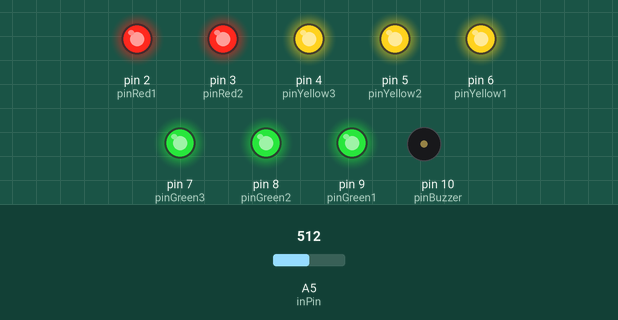
Recording of a sketch running on a simulated Arduino Uno, built with avr-gcc and run on an emulated ATmega328P. Parts: output pins drawn as LEDs (lit = HIGH), buzzer (waves = sounding). The inputs (shaded band) are chosen by the test bench; at power-on: A5 (inPin) = 512.

Above: at 0.15 s.
Timing chart, 0 to 0.3 s (numbered marks = the images above; inputs shaded):
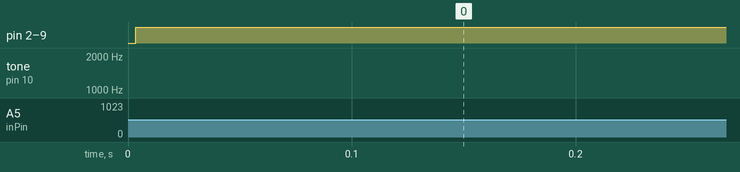

The sketch:

emf_detector.ino
```cpp
#define NUMREADINGS 15
const int inPin = 5;
const int pinRed1 = 2;
const int pinRed2 = 3;
const int pinYellow1 = 6;
const int pinYellow2 = 5;
const int pinYellow3 = 4;
const int pinGreen1 = 9;
const int pinGreen2 = 8;
const int pinGreen3 = 7;
const int pinBuzzer = 10;
bool ledStateRed1 = LOW;
bool ledStateRed2 = LOW;
bool ledStateYellow1 = LOW;
bool ledStateYellow2 = LOW;
bool ledStateYellow3 = LOW;
bool ledStateGreen1 = HIGH;
bool ledStateGreen2 = LOW;
bool ledStateGreen3 = LOW;
int readings[NUMREADINGS];                // the readings from the analog input
int index = 0;                            // the index of the current reading
int total = 0;                            // the running total
int average = 0;                          // average of the reading
int senseLimit = 15;
int val = 0;
int buzzerTone = 0;

void setup() {

  pinMode(pinRed1, OUTPUT);
  pinMode(pinRed2, OUTPUT);
  pinMode(pinYellow1, OUTPUT);
  pinMode(pinYellow2, OUTPUT);
  pinMode(pinYellow3, OUTPUT);
  pinMode(pinGreen1, OUTPUT);
  pinMode(pinGreen2, OUTPUT);
  pinMode(pinGreen3, OUTPUT);
  pinMode(pinBuzzer, OUTPUT);
  Serial.begin(9600);

}

void loop() {
  initialize();                               // leds come back to the  initial state after one reading
  val = analogRead(inPin);                    // reads the values from antenna
  if(val >= 1) {
    val = constrain(val, 1, senseLimit);
    val = map(val, 1, senseLimit, 1, 1023);
    total -= readings[index];
    readings[index] = val;
    total += readings[index];
    index = (index + 1);
    if (index >= NUMREADINGS) {
      index = 0;
    }
    average = total / NUMREADINGS;
    if (average >  50) {                // if the average is over 50
      ledStateGreen2 = HIGH;           // light the second Green LED
    }
    else {
      ledStateGreen2 = LOW;
    }

    if (average > 250) {
      ledStateGreen3 = HIGH;
    }
    else {
      ledStateGreen3 = LOW;
    }

    if (average > 350) {
      ledStateYellow1 = HIGH;
    }
    else {
      ledStateYellow1 = LOW;
    }

    if (average > 550) {
      ledStateYellow2 = HIGH;
      buzzerTone += 1000;
      noTone(pinBuzzer);
      tone(pinBuzzer, buzzerTone, 1000);
    }
    else {
      ledStateYellow2 = LOW;
    }

    if (average > 650) {
      ledStateYellow3 = HIGH;
      buzzerTone += 500;
      noTone(pinBuzzer);
      tone(pinBuzzer, buzzerTone, 1000);
    }
    else {
      ledStateYellow3 = LOW;
      buzzerTone -= 500;
    }

    if (average > 850) {
      buzzerTone += 500;
      noTone(pinBuzzer);
      tone(pinBuzzer, buzzerTone, 100);
      ledStateRed1 = HIGH;
    }
    else {
      buzzerTone -= 500;
      ledStateRed1 = LOW;
    }

    if (average > 950) {
      buzzerTone += 500;
      noTone(pinBuzzer);
      tone(pinBuzzer, buzzerTone, 100);
      ledStateRed2 = HIGH;
    }
    else {
      buzzerTone -= 500;
      ledStateRed2 = LOW;
    }
  }
  showLeds();
}

void showLeds() {
  digitalWrite(pinRed1, ledStateRed1);
  digitalWrite(pinRed2, ledStateRed2);
  digitalWrite(pinYellow1, ledStateYellow1);
  digitalWrite(pinYellow2, ledStateYellow2);
  digitalWrite(pinYellow3, ledStateYellow3);
  digitalWrite(pinGreen1, ledStateGreen1);
  digitalWrite(pinGreen2, ledStateGreen2);
  digitalWrite(pinGreen3, ledStateGreen3);
}

void initialize() {
  buzzerTone = 0;
  ledStateGreen1 = HIGH;
  ledStateGreen2 = LOW;
  ledStateGreen3 = LOW;
  ledStateYellow1 = LOW;
  ledStateYellow2 = LOW;
  ledStateYellow3 = LOW;
  ledStateRed1 = LOW;
  ledStateRed2 = LOW;
}
```
